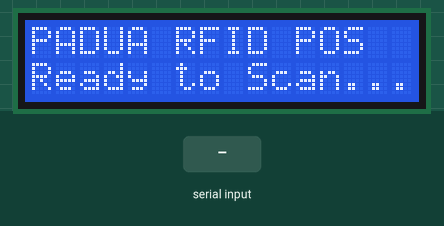
The sketch below on a simulated Arduino Uno, built with avr-gcc and run on an emulated ATmega328P. Parts: 16×2 character LCD. The inputs (shaded band) are chosen by the test bench.

Above: at 1.2 s.
1.3 s: "1\n" received over Serial
At 2.1 s:
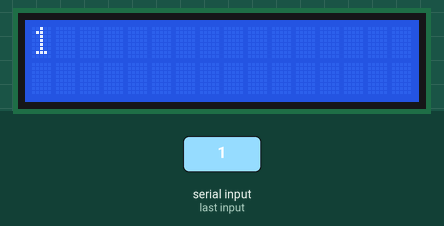
2.8 s: "0\n" received over Serial
At 3.2 s:
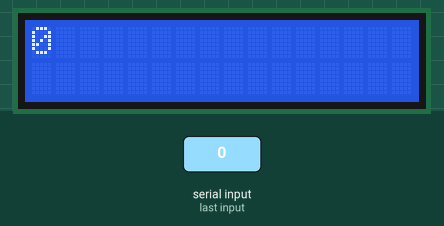
4.3 s: "2\n" received over Serial
At 5.6 s:
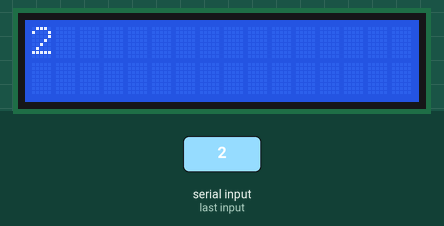
Timing chart, 0 to 7.3 s (numbered marks = the images above; inputs shaded):
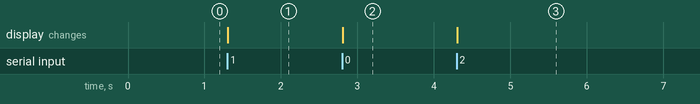

The sketch:

arduino_lcd.ino
```cpp
#include <Wire.h>
#include <LiquidCrystal_I2C.h>

LiquidCrystal_I2C lcd27(0x27, 16, 2);
LiquidCrystal_I2C lcd3F(0x3F, 16, 2);
LiquidCrystal_I2C* activeLcd = &lcd27;

unsigned long lastDisplayActivity = 0;
bool readyScreenVisible = false;

bool initLcd() {
  byte addresses[] = {0x27, 0x3F, 0x20};

  for (byte address : addresses) {
    Wire.beginTransmission(address);
    byte error = Wire.endTransmission();

    if (error == 0) {
      if (address == 0x27) {
        activeLcd = &lcd27;
      } else if (address == 0x3F) {
        activeLcd = &lcd3F;
      } else {
        activeLcd = &lcd27;
      }

      activeLcd->init();
      activeLcd->backlight();
      return true;
    }
  }

  return false;
}

void showReadyScreen() {
  if (activeLcd == nullptr) {
    return;
  }

  readyScreenVisible = true;
  activeLcd->clear();
  activeLcd->setCursor(0, 0);
  activeLcd->print("PADUA RFID POS");
  activeLcd->setCursor(0, 1);
  activeLcd->print("Ready to Scan...");
}

void showMessage(const String &message) {
  if (activeLcd == nullptr) {
    return;
  }

  String cleanMessage = message;
  cleanMessage.replace("\r", "");
  cleanMessage.trim();

  if (cleanMessage.length() == 0) {
    return;
  }

  lastDisplayActivity = millis();
  readyScreenVisible = false;
  activeLcd->clear();

  int separator = cleanMessage.indexOf('|');
  if (separator == -1) {
    separator = cleanMessage.indexOf('\n');
  }

  if (separator != -1) {
    String line1 = cleanMessage.substring(0, separator);
    String line2 = cleanMessage.substring(separator + 1);

    activeLcd->setCursor(0, 0);
    activeLcd->print(line1.substring(0, 16));

    activeLcd->setCursor(0, 1);
    activeLcd->print(line2.substring(0, 16));
  } else {
    activeLcd->setCursor(0, 0);
    activeLcd->print(cleanMessage.substring(0, 16));
  }
}

void setup() {
  Serial.begin(9600);
  Wire.begin();

  bool found = initLcd();
  if (!found) {
    Serial.println("No LCD found on I2C bus.");
    return;
  }

  showReadyScreen();
  lastDisplayActivity = millis();
}

void loop() {
  if (Serial.available() > 0) {
    String message = Serial.readStringUntil('\n');
    if (message.length() > 0) {
      showMessage(message);
    }
  }

  if (!readyScreenVisible && millis() - lastDisplayActivity > 5000) {
    showReadyScreen();
  }
}
```

Measured:
- after the input at 1.3 s, the display: changes at once (image 1)
- after the input at 2.8 s, the display: changes at once (image 2)
- after the input at 4.3 s, the display: changes at once (image 3)
